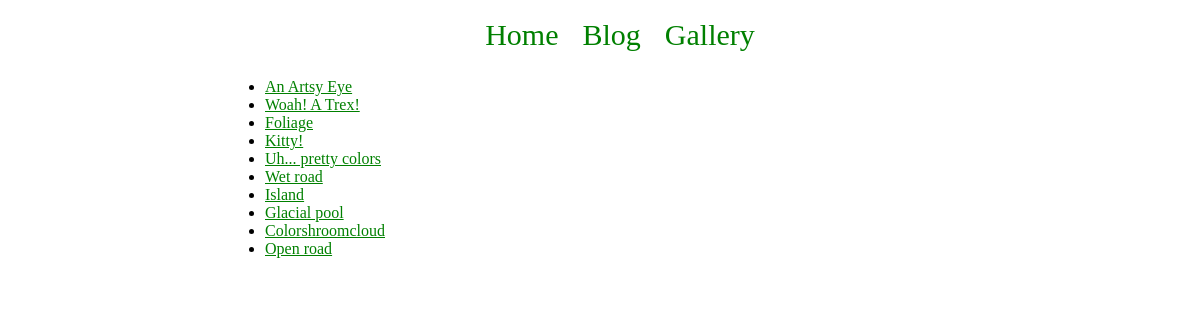
Page /gallery/wallpaper/ on the committed database.
### gallery/models.py (models this page shows, shortened)
class Photo(models.Model):
  album = models.ForeignKey(Album, default=1)
  caption = models.CharField(max_length=200)
  date_added = models.DateTimeField()
  image = models.ImageField(upload_to="gallery/images", default=None)

### gallery/views.py (the view)
# urls.py: url(r'^(?P<slug>[-\w]+)/$', views.detail, name='detail'),
def detail(request, slug):
  context = {'selected_album': get_object_or_404(Album,slug=slug)}
  return render(request, 'gallery/detail.html', context)

### gallery/templates/gallery/detail.html (shortened to what this page needs)
{% extends "home.html" %}
{% block content %}
<ul>
{% for photo in selected_album.photo_set.all %}
<li><a href="{{ photo.image.url}}">{{ photo.caption }}</a></li>
{% endfor %}
</ul>
{% endblock %}

### static/style.css (style rules this page uses)
a { color:green; }

### rows in the picture
Photo: caption "An Artsy Eye"
Photo: caption "Woah! A Trex!"
Photo: caption "Foliage"
Photo: caption "Kitty!"
Photo: caption "Uh... pretty colors"
Photo: caption "Wet road"
Photo: caption "Island"
Photo: caption "Glacial pool"
Photo: caption "Colorshroomcloud"
Photo: caption "Open road"
